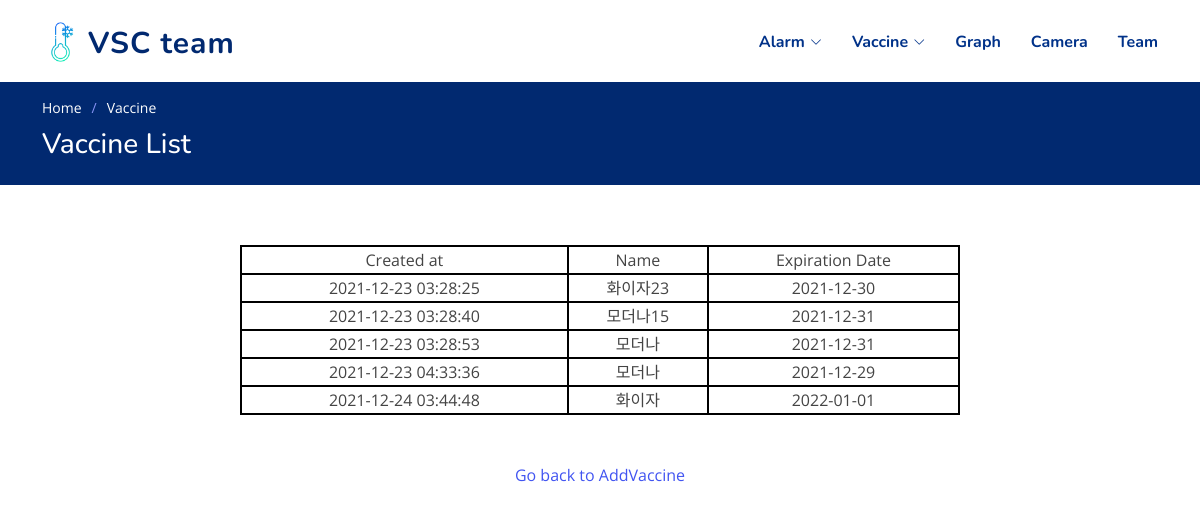
The page /db_list on the database its author committed.
### tables this page shows
CREATE TABLE VACCINE (ID INTEGER, CREATED_AT DATETIME NOT NULL DEFAULT CURRENT_TIMESTAMP, NAME TEXT NOT NULL, EXPIRATION_DATE TEXT NOT NULL, PRIMARY KEY(ID));

### dhtWebServer/appDhtWebServer.py (the view)
@app.route('/db_list')
def list() :
    con = sql.connect('../sensorsData.db')
    cur = con.cursor()
    cur.execute('SELECT * FROM VACCINE')
    rows = cur.fetchall()
    con.close()
    return render_template('db_list.html', title = 'List', rows = rows)

### dhtWebServer/templates/db_list.html (shortened to what this page needs)
<!DOCTYPE html>
<html lang="en">
  <head>
    <link href="static/assets/vendor/aos/aos.css" rel="stylesheet">
    <link href="static/assets/vendor/bootstrap/css/bootstrap.min.css" rel="stylesheet">
    <link href="static/assets/vendor/bootstrap-icons/bootstrap-icons.css" rel="stylesheet">
    <link href="static/assets/vendor/glightbox/css/glightbox.min.css" rel="stylesheet">
    <link href="static/assets/vendor/remixicon/remixicon.css" rel="stylesheet">
    <link href="static/assets/vendor/swiper/swiper-bundle.min.css" rel="stylesheet">
    <link href="static/assets/css/style.css" rel="stylesheet">
  </head>
  <body>
    <header id="header" class="header fixed-top">
      <div class="container-fluid container-xl d-flex align-items-center justify-content-between">
        <a href="/index" class="logo d-flex align-items-center">
          <img src="static/assets/img/icons8.png" alt="">
          <span>VSC team</span>
        </a>
        <nav id="navbar" class="navbar">
          <ul>
            <li class="dropdown"> <a href="#alarm"><span>Alarm</span><i class="bi bi-chevron-down"></i></a>
              <li class="dropdown"> <a href="vaccine"><span>Vaccine</span><i class="bi bi-chevron-down"></i></a>
              </li>
            </li>
            <li><a class="nav-link scrollto" href="#graph">Graph</a></li>
            <li><a class="nav-link scrollto" href="#camera">Camera</a></li>
            <li><a class="nav-link scrollto" href="#team">Team</a></li>
          </ul>
        </nav>
      </div>
    </header>
  <main id="main">
    <section class="breadcrumbs">
      <div class="container">
        <ol>
          <li><a href="/index">Home</a></li>
          <li>Vaccine</li>
        </ol>
        <h2>Vaccine List</h2>
      </div>
    </section>
    <section class="inner-page">
        <table border = 1>
        <thead>
            <td>Created at</td>
            <td>Name</td>
            <td>Expiration Date</td>
        </thead>
        {% for row in rows %}
        <tr>
            <td>{{ row[1] }}</td>
            <td>{{ row[2] }}</td>
            <td>{{ row[3] }}</td>
        </tr>
        {% endfor %}
        </table>
        <br>
        <br>
            <p style="text-align: center;"><a href = "/db_addvaccine">Go back to AddVaccine</a></p>
    </section>
  </main>
</body>
</html>

### dhtWebServer/static/assets/css/style.css (style rules this page uses)
:root { scroll-behavior: smooth; }
body { font-family: "Open Sans", sans-serif; color: #444444; }
a { color: #4154f1; text-decoration: none; }
h1, h2, h3, h4, h5, h6 { font-family: "Nunito", sans-serif; }
section { padding: 60px 0; overflow: hidden; }
.breadcrumbs { padding: 15px 0; background: #012970; min-height: 40px; margin-top: 82px; color: #fff; }
.breadcrumbs h2 { font-size: 28px; font-weight: 500; }
.breadcrumbs ol { display: flex; flex-wrap: wrap; list-style: none; padding: 0 0 10px 0; margin: 0; font-size: 14px; }
.breadcrumbs ol a { color: #fff; transition: 0.3s; }
.breadcrumbs ol li + li { padding-left: 10px; }
.breadcrumbs ol li + li::before { display: inline-block; padding-right: 10px; color: #8894f6; content: "/"; }
.header { transition: all 0.5s; z-index: 997; padding: 20px 0; }
.header .logo { line-height: 0; }
.header .logo img { max-height: 40px; margin-right: 6px; }
.header .logo span { font-size: 30px; font-weight: 700; letter-spacing: 1px; color: #012970; font-family: "Nunito", sans-serif; margin-top: 3px; }
.navbar { padding: 0; }
.navbar ul { margin: 0; padding: 0; display: flex; list-style: none; align-items: center; }
.navbar li { position: relative; }
.navbar a, .navbar a:focus { display: flex; align-items: center; justify-content: space-between; padding: 10px 0 10px 30px; font-family: "Nunito", sans-serif; font-size: 16px; font-weight: 700; color: #013289; white-space: nowrap; transition: 0.3s; }
.navbar a i, .navbar a:focus i { font-size: 12px; line-height: 0; margin-left: 5px; }

### dhtWebServer/templates/db_list.html (style rules this page uses)
table,td { border: 2px solid black; }
table { width: 60%; height: 100px; margin: auto; text-align: center; }

### rows shown on the page
VACCINE: CREATED_AT "2021-12-23 03:28:25", NAME "화이자23", EXPIRATION_DATE "2021-12-30"
VACCINE: CREATED_AT "2021-12-23 03:28:40", NAME "모더나15", EXPIRATION_DATE "2021-12-31"
VACCINE: CREATED_AT "2021-12-23 03:28:53", NAME "모더나", EXPIRATION_DATE "2021-12-31"
VACCINE: CREATED_AT "2021-12-23 04:33:36", NAME "모더나", EXPIRATION_DATE "2021-12-29"
VACCINE: CREATED_AT "2021-12-24 03:44:48", NAME "화이자", EXPIRATION_DATE "2022-01-01"
